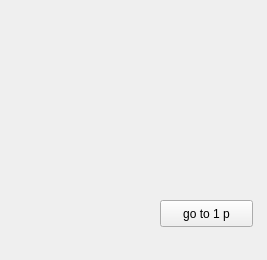
<?xml version="1.0" encoding="UTF-8"?>
<ui version="4.0">
 <class>GameForm</class>
 <widget class="QWidget" name="GameForm">
  <property name="geometry">
   <rect>
    <x>0</x>
    <y>0</y>
    <width>267</width>
    <height>260</height>
   </rect>
  </property>
  <property name="windowTitle">
   <string>Form</string>
  </property>
  <widget class="QStackedWidget" name="gameBoard">
   <property name="geometry">
    <rect>
     <x>40</x>
     <y>40</y>
     <width>221</width>
     <height>191</height>
    </rect>
   </property>
   <property name="styleSheet">
    <string notr="true"/>
   </property>
   <property name="currentIndex">
    <number>0</number>
   </property>
   <widget class="QWidget" name="page">
    <widget class="QWidget" name="verticalLayoutWidget">
     <property name="geometry">
      <rect>
       <x>0</x>
       <y>20</y>
       <width>171</width>
       <height>131</height>
      </rect>
     </property>
     <layout class="QVBoxLayout" name="player1Lay"/>
    </widget>
    <widget class="QPushButton" name="pushButton_2">
     <property name="geometry">
      <rect>
       <x>120</x>
       <y>160</y>
       <width>93</width>
       <height>27</height>
      </rect>
     </property>
     <property name="text">
      <string>go to 1 p</string>
     </property>
    </widget>
   </widget>
   <widget class="QWidget" name="page_2">
    <widget class="QWidget" name="verticalLayoutWidget_2">
     <property name="geometry">
      <rect>
       <x>0</x>
       <y>20</y>
       <width>121</width>
       <height>131</height>
      </rect>
     </property>
     <layout class="QVBoxLayout" name="player2Lay"/>
    </widget>
    <widget class="QPushButton" name="pushButton">
     <property name="geometry">
      <rect>
       <x>140</x>
       <y>90</y>
       <width>41</width>
       <height>91</height>
      </rect>
     </property>
     <property name="palette">
      <palette>
       <active>
        <colorrole role="WindowText">
         <brush brushstyle="SolidPattern">
          <color alpha="255">
           <red>0</red>
           <green>0</green>
           <blue>0</blue>
          </color>
         </brush>
        </colorrole>
        <colorrole role="Button">
         <brush brushstyle="SolidPattern">
          <color alpha="255">
           <red>33</red>
           <green>78</green>
           <blue>240</blue>
          </color>
         </brush>
        </colorrole>
        <colorrole role="Light">
         <brush brushstyle="SolidPattern">
          <color alpha="255">
           <red>140</red>
           <green>165</green>
           <blue>255</blue>
          </color>
         </brush>
        </colorrole>
        <colorrole role="Midlight">
         <brush brushstyle="SolidPattern">
          <color alpha="255">
           <red>86</red>
           <green>121</green>
           <blue>247</blue>
          </color>
         </brush>
        </colorrole>
        <colorrole role="Dark">
         <brush brushstyle="SolidPattern">
          <color alpha="255">
           <red>16</red>
           <green>39</green>
           <blue>120</blue>
          </color>
         </brush>
        </colorrole>
        <colorrole role="Mid">
         <brush brushstyle="SolidPattern">
          <color alpha="255">
           <red>22</red>
           <green>52</green>
           <blue>160</blue>
          </color>
         </brush>
        </colorrole>
        <colorrole role="Text">
         <brush brushstyle="SolidPattern">
          <color alpha="255">
           <red>0</red>
           <green>0</green>
           <blue>0</blue>
          </color>
         </brush>
        </colorrole>
        <colorrole role="BrightText">
         <brush brushstyle="SolidPattern">
          <color alpha="255">
           <red>255</red>
           <green>255</green>
           <blue>255</blue>
          </color>
         </brush>
        </colorrole>
        <colorrole role="ButtonText">
         <brush brushstyle="SolidPattern">
          <color alpha="255">
           <red>0</red>
           <green>0</green>
           <blue>0</blue>
          </color>
         </brush>
        </colorrole>
        <colorrole role="Base">
         <brush brushstyle="SolidPattern">
          <color alpha="255">
           <red>255</red>
           <green>255</green>
           <blue>255</blue>
          </color>
         </brush>
        </colorrole>
        <colorrole role="Window">
         <brush brushstyle="SolidPattern">
          <color alpha="255">
           <red>33</red>
           <green>78</green>
           <blue>240</blue>
          </color>
         </brush>
        </colorrole>
        <colorrole role="Shadow">
         <brush brushstyle="SolidPattern">
          <color alpha="255">
           <red>0</red>
           <green>0</green>
           <blue>0</blue>
          </color>
         </brush>
        </colorrole>
        <colorrole role="AlternateBase">
         <brush brushstyle="SolidPattern">
          <color alpha="255">
           <red>144</red>
           <green>166</green>
           <blue>247</blue>
          </color>
         </brush>
        </colorrole>
        <colorrole role="ToolTipBase">
         <brush brushstyle="SolidPattern">
          <color alpha="255">
           <red>255</red>
           <green>255</green>
           <blue>220</blue>
          </color>
         </brush>
        </colorrole>
        <colorrole role="ToolTipText">
         <brush brushstyle="SolidPattern">
          <color alpha="255">
           <red>0</red>
           <green>0</green>
           <blue>0</blue>
          </color>
         </brush>
        </colorrole>
       </active>
       <inactive>
        <colorrole role="WindowText">
         <brush brushstyle="SolidPattern">
          <color alpha="255">
           <red>0</red>
           <green>0</green>
           <blue>0</blue>
          </color>
         </brush>
        </colorrole>
        <colorrole role="Button">
         <brush brushstyle="SolidPattern">
          <color alpha="255">
           <red>33</red>
           <green>78</green>
           <blue>240</blue>
          </color>
         </brush>
        </colorrole>
        <colorrole role="Light">
         <brush brushstyle="SolidPattern">
          <color alpha="255">
           <red>140</red>
           <green>165</green>
           <blue>255</blue>
          </color>
         </brush>
        </colorrole>
        <colorrole role="Midlight">
         <brush brushstyle="SolidPattern">
          <color alpha="255">
           <red>86</red>
           <green>121</green>
           <blue>247</blue>
          </color>
         </brush>
        </colorrole>
        <colorrole role="Dark">
         <brush brushstyle="SolidPattern">
          <color alpha="255">
           <red>16</red>
           <green>39</green>
           <blue>120</blue>
          </color>
         </brush>
        </colorrole>
        <colorrole role="Mid">
         <brush brushstyle="SolidPattern">
          <color alpha="255">
           <red>22</red>
           <green>52</green>
           <blue>160</blue>
          </color>
         </brush>
        </colorrole>
        <colorrole role="Text">
         <brush brushstyle="SolidPattern">
          <color alpha="255">
           <red>0</red>
           <green>0</green>
           <blue>0</blue>
          </color>
         </brush>
        </colorrole>
        <colorrole role="BrightText">
         <brush brushstyle="SolidPattern">
          <color alpha="255">
           <red>255</red>
           <green>255</green>
           <blue>255</blue>
          </color>
         </brush>
        </colorrole>
        <colorrole role="ButtonText">
         <brush brushstyle="SolidPattern">
          <color alpha="255">
           <red>0</red>
           <green>0</green>
           <blue>0</blue>
          </color>
         </brush>
        </colorrole>
        <colorrole role="Base">
         <brush brushstyle="SolidPattern">
          <color alpha="255">
           <red>255</red>
           <green>255</green>
           <blue>255</blue>
          </color>
         </brush>
        </colorrole>
        <colorrole role="Window">
         <brush brushstyle="SolidPattern">
          <color alpha="255">
           <red>33</red>
           <green>78</green>
           <blue>240</blue>
          </color>
         </brush>
        </colorrole>
        <colorrole role="Shadow">
         <brush brushstyle="SolidPattern">
          <color alpha="255">
           <red>0</red>
           <green>0</green>
           <blue>0</blue>
          </color>
         </brush>
        </colorrole>
        <colorrole role="AlternateBase">
         <brush brushstyle="SolidPattern">
          <color alpha="255">
           <red>144</red>
           <green>166</green>
           <blue>247</blue>
          </color>
         </brush>
        </colorrole>
        <colorrole role="ToolTipBase">
         <brush brushstyle="SolidPattern">
          <color alpha="255">
           <red>255</red>
           <green>255</green>
           <blue>220</blue>
          </color>
         </brush>
        </colorrole>
        <colorrole role="ToolTipText">
         <brush brushstyle="SolidPattern">
          <color alpha="255">
           <red>0</red>
           <green>0</green>
           <blue>0</blue>
          </color>
         </brush>
        </colorrole>
       </inactive>
       <disabled>
        <colorrole role="WindowText">
         <brush brushstyle="SolidPattern">
          <color alpha="255">
           <red>16</red>
           <green>39</green>
           <blue>120</blue>
          </color>
         </brush>
        </colorrole>
        <colorrole role="Button">
         <brush brushstyle="SolidPattern">
          <color alpha="255">
           <red>33</red>
           <green>78</green>
           <blue>240</blue>
          </color>
         </brush>
        </colorrole>
        <colorrole role="Light">
         <brush brushstyle="SolidPattern">
          <color alpha="255">
           <red>140</red>
           <green>165</green>
           <blue>255</blue>
          </color>
         </brush>
        </colorrole>
        <colorrole role="Midlight">
         <brush brushstyle="SolidPattern">
          <color alpha="255">
           <red>86</red>
           <green>121</green>
           <blue>247</blue>
          </color>
         </brush>
        </colorrole>
        <colorrole role="Dark">
         <brush brushstyle="SolidPattern">
          <color alpha="255">
           <red>16</red>
           <green>39</green>
           <blue>120</blue>
          </color>
         </brush>
        </colorrole>
        <colorrole role="Mid">
         <brush brushstyle="SolidPattern">
          <color alpha="255">
           <red>22</red>
           <green>52</green>
           <blue>160</blue>
          </color>
         </brush>
        </colorrole>
        <colorrole role="Text">
         <brush brushstyle="SolidPattern">
          <color alpha="255">
           <red>16</red>
           <green>39</green>
           <blue>120</blue>
          </color>
         </brush>
        </colorrole>
        <colorrole role="BrightText">
         <brush brushstyle="SolidPattern">
          <color alpha="255">
           <red>255</red>
           <green>255</green>
           <blue>255</blue>
          </color>
         </brush>
        </colorrole>
        <colorrole role="ButtonText">
         <brush brushstyle="SolidPattern">
          <color alpha="255">
           <red>16</red>
           <green>39</green>
           <blue>120</blue>
          </color>
         </brush>
        </colorrole>
        <colorrole role="Base">
         <brush brushstyle="SolidPattern">
          <color alpha="255">
           <red>33</red>
           <green>78</green>
           <blue>240</blue>
          </color>
         </brush>
        </colorrole>
        <colorrole role="Window">
         <brush brushstyle="SolidPattern">
          <color alpha="255">
           <red>33</red>
           <green>78</green>
           <blue>240</blue>
          </color>
         </brush>
        </colorrole>
        <colorrole role="Shadow">
         <brush brushstyle="SolidPattern">
          <color alpha="255">
           <red>0</red>
           <green>0</green>
           <blue>0</blue>
          </color>
         </brush>
        </colorrole>
        <colorrole role="AlternateBase">
         <brush brushstyle="SolidPattern">
          <color alpha="255">
           <red>33</red>
           <green>78</green>
           <blue>240</blue>
          </color>
         </brush>
        </colorrole>
        <colorrole role="ToolTipBase">
         <brush brushstyle="SolidPattern">
          <color alpha="255">
           <red>255</red>
           <green>255</green>
           <blue>220</blue>
          </color>
         </brush>
        </colorrole>
        <colorrole role="ToolTipText">
         <brush brushstyle="SolidPattern">
          <color alpha="255">
           <red>0</red>
           <green>0</green>
           <blue>0</blue>
          </color>
         </brush>
        </colorrole>
       </disabled>
      </palette>
     </property>
     <property name="autoFillBackground">
      <bool>false</bool>
     </property>
     <property name="text">
      <string/>
     </property>
     <property name="icon">
      <iconset>
       <normaloff>ship.jpg</normaloff>ship.jpg</iconset>
     </property>
     <property name="iconSize">
      <size>
       <width>20</width>
       <height>20</height>
      </size>
     </property>
    </widget>
   </widget>
  </widget>
 </widget>
 <resources/>
 <connections/>
</ui>
